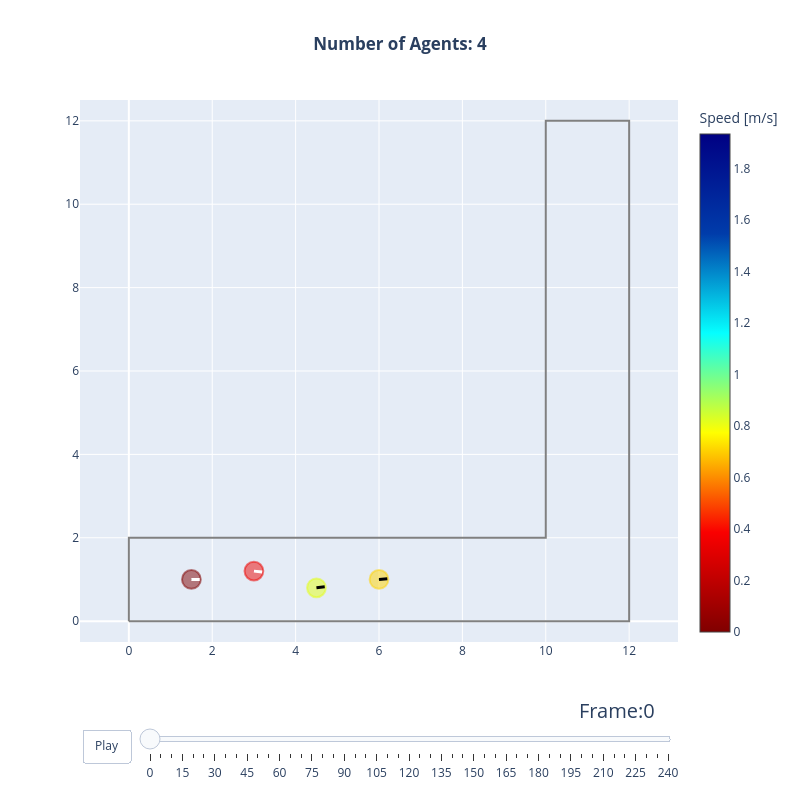

The notebook cell this image was saved under:
### Markdown cell above
## Scenario 1 -- the corner (jupedsim#1625 geometry)

An L-shaped corridor: the exit is around a bend, so the straight line to the
goal points through a wall. Before JuPedSim exposed the routed waypoint
(`ped.next_target`, merged in
[PR #1626](https://github.com/PedestrianDynamics/jupedsim/pull/1626)), a
Python model only saw the final goal here -- every agent walked into the
corner wall and pinned. Now the policy receives the waypoint through the
navmesh observation block and rounds the bend.

Since the artefact is schema v2, the run below self-configures its *dynamics*
too (`w = 0.8`, speed clamp 3.0 -- the values the checkpoint trained under),
so deployment cannot silently run physics the policy never saw. All four
agents round the bend and exit in ~9.7 s of simulated time.

### Code cell
CORNER_AREA = shapely.Polygon(
    [(0, 0), (12, 0), (12, 12), (10, 12), (10, 2), (0, 2)]
)
CORNER_EXIT = [(10, 11), (12, 11), (12, 12), (10, 12)]
CORNER_SPAWNS = [(1.5, 1.0), (3.0, 1.2), (4.5, 0.8), (6.0, 1.0)]

corner_file, _ = run_scenario(
    "corner", CORNER_AREA, CORNER_EXIT, CORNER_SPAWNS, max_steps=4000
)
trajectory_data, walkable_area = read_sqlite_file(corner_file)
animate(trajectory_data, walkable_area, every_nth_frame=5, radius=0.225)

### Figure 1 — Plotly figure (JSON) as saved in the notebook; plotly's stock layout.template omitted (floating-point values rounded to 4 significant figures)
{"data": [{"hoverinfo": "name", "line": {"color": "grey"}, "mode": "lines", "name": "Exterior", "showlegend": false, "type": "scatter", "x": [0.0, 0.0, 10.0, 10.0, 12.0, 12.0, 0.0], "y": [0.0, 2.0, 2.0, 12.0, 12.0, 0.0, 0.0]}, {"hoverinfo": "none", "marker": {"cmax": 1.934, "cmin": 0, "color": [1.78, 1.795, 1.837, 1.828], "colorbar": {"title": {"text": "Speed [m/s]"}}, "colorscale": [[0.0, "rgb(128,0,0)"], [0.2, "rgb(250,0,0)"], [0.4, "rgb(255,255,0)"], [0.6, "rgb(5,255,255)"], [0.8, "rgb(0,60,170)"], [1.0, "rgb(0,0,131)"]], "size": [0.45, 0.45, 0.45, 0.45]}, "mode": "markers", "showlegend": false, "text": [1.78, 1.795, 1.837, 1.828], "type": "scatter", "x": [1.5, 3.0, 4.5, 6.0], "y": [1.0, 1.2, 0.8, 1.0]}, {"hoverinfo": "text", "marker": {"opacity": 1, "size": 1}, "mode": "markers", "showlegend": false, "text": ["ID: 1, Pos(1.50,1.00)"], "type": "scatter", "x": [1.5], "y": [1.0]}, {"hoverinfo": "text", "marker": {"opacity": 1, "size": 1}, "mode": "markers", "showlegend": false, "text": ["ID: 2, Pos(3.00,1.20)"], "type": "scatter", "x": [3.0], "y": [1.2]}, {"hoverinfo": "text", "marker": {"opacity": 1, "size": 1}, "mode": "markers", "showlegend": false, "text": ["ID: 3, Pos(4.50,0.80)"], "type": "scatter", "x": [4.5], "y": [0.8]}, {"hoverinfo": "text", "marker": {"opacity": 1, "size": 1}, "mode": "markers", "showlegend": false, "text": ["ID: 4, Pos(6.00,1.00)"], "type": "scatter", "x": [6.0], "y": [1.0]}], "layout": {"autosize": false, "height": 800, "shapes": [{"fillcolor": "rgba(128, 0, 0, 0.5)", "line": {"color": "rgba(128, 0, 0, 0.5)"}, "type": "circle", "x0": 1.275, "x1": 1.725, "xref": "x", "y0": 0.775, "y1": 1.225, "yref": "y"}, {"fillcolor": "rgba(237, 4, 0, 0.5)", "line": {"color": "rgba(237, 4, 0, 0.5)"}, "type": "circle", "x0": 2.775, "x1": 3.225, "xref": "x", "y0": 0.975, "y1": 1.425, "yref": "y"}, {"fillcolor": "rgba(228, 255, 19, 0.5)", "line": {"color": "rgba(228, 255, 19, 0.5)"}, "type": "circle", "x0": 4.275, "x1": 4.725, "xref": "x", "y0": 0.575, "y1": 1.025, "yref": "y"}, {"fillcolor": "rgba(255, 211, 0, 0.5)", "line": {"color": "rgba(255, 211, 0, 0.5)"}, "type": "circle", "x0": 5.775, "x1": 6.225, "xref": "x", "y0": 0.775, "y1": 1.225, "yref": "y"}, {"line": {"color": "white", "width": 3}, "type": "line", "x0": 1.5, "x1": 1.7, "y0": 1.0, "y1": 1.001}, {"line": {"color": "white", "width": 3}, "type": "line", "x0": 3.0, "x1": 3.199, "y0": 1.2, "y1": 1.178}, {"line": {"color": "black", "width": 3}, "type": "line", "x0": 4.5, "x1": 4.698, "y0": 0.8, "y1": 0.8257}, {"line": {"color": "black", "width": 3}, "type": "line", "x0": 6.0, "x1": 6.199, "y0": 1.0, "y1": 1.019}], "sliders": [{"active": 0, "currentvalue": {"font": {"size": 20}, "prefix": "Frame:", "visible": true, "xanchor": "right"}, "len": 0.9, "pad": {"b": 10, "t": 50}, "steps": [{"args": [["0"], {"frame": {"duration": 100, "redraw": true}, "mode": "immediate", "transition": {"duration": 500}}], "label": "0", "method": "animate"}, {"args": [["5"], {"frame": {"duration": 100, "redraw": true}, "mode": "immediate", "transition": {"duration": 500}}], "label": "5", "method": "animate"}, {"args": [["10"], {"frame": {"duration": 100, "redraw": true}, "mode": "immediate", "transition": {"duration": 500}}], "label": "10", "method": "animate"}, {"args": [["15"], {"frame": {"duration": 100, "redraw": true}, "mode": "immediate", "transition": {"duration": 500}}], "label": "15", "method": "animate"}, {"args": [["20"], {"frame": {"duration": 100, "redraw": true}, "mode": "immediate", "transition": {"duration": 500}}], "label": "20", "method": "animate"}, {"args": [["25"], {"frame": {"duration": 100, "redraw": true}, "mode": "immediate", "transition": {"duration": 500}}], "label": "25", "method": "animate"}, {"args": [["30"], {"frame": {"duration": 100, "redraw": true}, "mode": "immediate", "transition": {"duration": 500}}], "label": "30", "method": "animate"}, {"args": [["35"], {"frame": {"duration": 100, "redraw": true}, "mode": "immediate", "transition": {"duration": 500}}], "label": "35", "method": "animate"}, {"args": [["40"], {"frame": {"duration": 100, "redraw": true}, "mode": "immediate", "transition": {"duration": 500}}], "label": "40", "method": "animate"}, {"args": [["45"], {"frame": {"duration": 100, "redraw": true}, "mode": "immediate", "transition": {"duration": 500}}], "label": "45", "method": "animate"}, {"args": [["50"], {"frame": {"duration": 100, "redraw": true}, "mode": "immediate", "transition": {"duration": 500}}], "label": "50", "method": "animate"}, {"args": [["55"], {"frame": {"duration": 100, "redraw": true}, "mode": "immediate", "transition": {"duration": 500}}], "label": "55", "method": "animate"}, {"args": [["60"], {"frame": {"duration": 100, "redraw": true}, "mode": "immediate", "transition": {"duration": 500}}], "label": "60", "method": "animate"}, {"args": [["65"], {"frame": {"duration": 100, "redraw": true}, "mode": "immediate", "transition": {"duration": 500}}], "label": "65", "method": "animate"}, {"args": [["70"], {"frame": {"duration": 100, "redraw": true}, "mode": "immediate", "transition": {"duration": 500}}], "label": "70", "method": "animate"}, {"args": [["75"], {"frame": {"duration": 100, "redraw": true}, "mode": "immediate", "transition": {"duration": 500}}], "label": "75", "method": "animate"}, {"args": [["80"], {"frame": {"duration": 100, "redraw": true}, "mode": "immediate", "transition": {"duration": 500}}], "label": "80", "method": "animate"}, {"args": [["85"], {"frame": {"duration": 100, "redraw": true}, "mode": "immediate", "transition": {"duration": 500}}], "label": "85", "method": "animate"}, {"args": [["90"], {"frame": {"duration": 100, "redraw": true}, "mode": "immediate", "transition": {"duration": 500}}], "label": "90", "method": "animate"}, {"args": [["95"], {"frame": {"duration": 100, "redraw": true}, "mode": "immediate", "transition": {"duration": 500}}], "label": "95", "method": "animate"}, {"args": [["100"], {"frame": {"duration": 100, "redraw": true}, "mode": "immediate", "transition": {"duration": 500}}], "label": "100", "method": "animate"}, {"args": [["105"], {"frame": {"duration": 100, "redraw": true}, "mode": "immediate", "transition": {"duration": 500}}], "label": "105", "method": "animate"}, {"args": [["110"], {"frame": {"duration": 100, "redraw": true}, "mode": "immediate", "transition": {"duration": 500}}], "label": "110", "method": "animate"}, {"args": [["115"], {"frame": {"duration": 100, "redraw": true}, "mode": "immediate", "transition": {"duration": 500}}], "label": "115", "method": "animate"}, {"args": [["120"], {"frame": {"duration": 100, "redraw": true}, "mode": "immediate", "transition": {"duration": 500}}], "label": "120", "method": "animate"}, {"args": [["125"], {"frame": {"duration": 100, "redraw": true}, "mode": "immediate", "transition": {"duration": 500}}], "label": "125", "method": "animate"}, {"args": [["130"], {"frame": {"duration": 100, "redraw": true}, "mode": "immediate", "transition": {"duration": 500}}], "label": "130", "method": "animate"}, {"args": [["135"], {"frame": {"duration": 100, "redraw": true}, "mode": "immediate", "transition": {"duration": 500}}], "label": "135", "method": "animate"}, {"args": [["140"], {"frame": {"duration": 100, "redraw": true}, "mode": "immediate", "transition": {"duration": 500}}], "label": "140", "method": "animate"}, {"args": [["145"], {"frame": {"duration": 100, "redraw": true}, "mode": "immediate", "transition": {"duration": 500}}], "label": "145", "method": "animate"}, {"args": [["150"], {"frame": {"duration": 100, "redraw": true}, "mode": "immediate", "transition": {"duration": 500}}], "label": "150", "method": "animate"}, {"args": [["155"], {"frame": {"duration": 100, "redraw": true}, "mode": "immediate", "transition": {"duration": 500}}], "label": "155", "method": "animate"}, {"args": [["160"], {"frame": {"duration": 100, "redraw": true}, "mode": "immediate", "transition": {"duration": 500}}], "label": "160", "method": "animate"}, {"args": [["165"], {"frame": {"duration": 100, "redraw": true}, "mode": "immediate", "transition": {"duration": 500}}], "label": "165", "method": "animate"}, {"args": [["170"], {"frame": {"duration": 100, "redraw": true}, "mode": "immediate", "transition": {"duration": 500}}], "label": "170", "method": "animate"}, {"args": [["175"], {"frame": {"duration": 100, "redraw": true}, "mode": "immediate", "transition": {"duration": 500}}], "label": "175", "method": "animate"}, {"args": [["180"], {"frame": {"duration": 100, "redraw": true}, "mode": "immediate", "transition": {"duration": 500}}], "label": "180", "method": "animate"}, {"args": [["185"], {"frame": {"duration": 100, "redraw": true}, "mode": "immediate", "transition": {"duration": 500}}], "label": "185", "method": "animate"}, {"args": [["190"], {"frame": {"duration": 100, "redraw": true}, "mode": "immediate", "transition": {"duration": 500}}], "label": "190", "method": "animate"}, {"args": [["195"], {"frame": {"duration": 100, "redraw": true}, "mode": "immediate", "transition": {"duration": 500}}], "label": "195", "method": "animate"}, {"args": [["200"], {"frame": {"duration": 100, "redraw": true}, "mode": "immediate", "transition": {"duration": 500}}], "label": "200", "method": "animate"}, {"args": [["205"], {"frame": {"duration": 100, "redraw": true}, "mode": "immediate", "transition": {"duration": 500}}], "label": "205", "method": "animate"}, {"args": [["210"], {"frame": {"duration": 100, "redraw": true}, "mode": "immediate", "transition": {"duration": 500}}], "label": "210", "method": "animate"}, {"args": [["215"], {"frame": {"duration": 100, "redraw": true}, "mode": "immediate", "transition": {"duration": 500}}], "label": "215", "method": "animate"}, {"args": [["220"], {"frame": {"duration": 100, "redraw": true}, "mode": "immediate", "transition": {"duration": 500}}], "label": "220", "method": "animate"}, {"args": [["225"], {"frame": {"duration": 100, "redraw": true}, "mode": "immediate", "transition": {"duration": 500}}], "label": "225", "method": "animate"}, {"args": [["230"], {"frame": {"duration": 100, "redraw": true}, "mode": "immediate", "transition": {"duration": 500}}], "label": "230", "method": "animate"}, {"args": [["235"], {"frame": {"duration": 100, "redraw": true}, "mode": "immediate", "transition": {"duration": 500}}], "label": "235", "method": "animate"}, {"args": [["240"], {"frame": {"duration": 100, "redraw": true}, "mode": "immediate", "transition": {"duration": 500}}], "label": "240", "method": "animate"}], "transition": {"duration": 100, "easing": "cubic-in-out"}, "x": 0.1, "xanchor": "left", "y": 0, "yanchor": "top"}], "title": {"text": "<b>Number of Agents: 4</b>", "x": 0.5}, "updatemenus": [{"buttons": [{"args": [null, {"frame": {"duration": 100, "redraw": true}, "fromcurrent": true}], "label": "Play", "method": "animate"}], "direction": "left", "pad": {"r": 10, "t": 87}, "showactive": false, "type": "buttons", "x": 0.1, "xanchor": "right", "y": 0, "yanchor": "top"}], "width": 800, "xaxis": {"range": [-0.5, 12.5]}, "yaxis": {"range": [-0.5, 12.5], "scaleanchor": "x", "scaleratio": 1}}}
